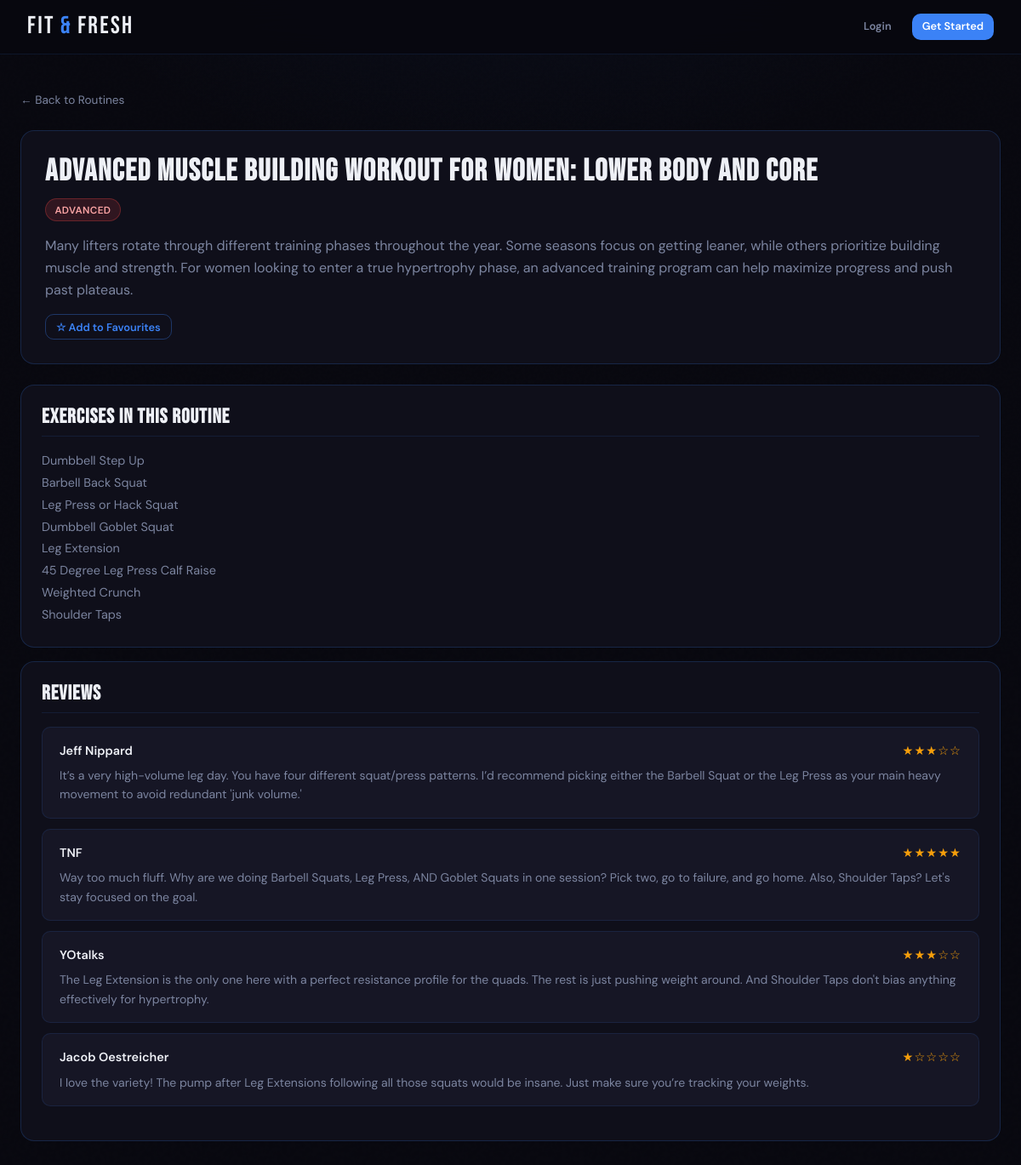
/workout-routines/1, run on an earlier commit of the app's database.
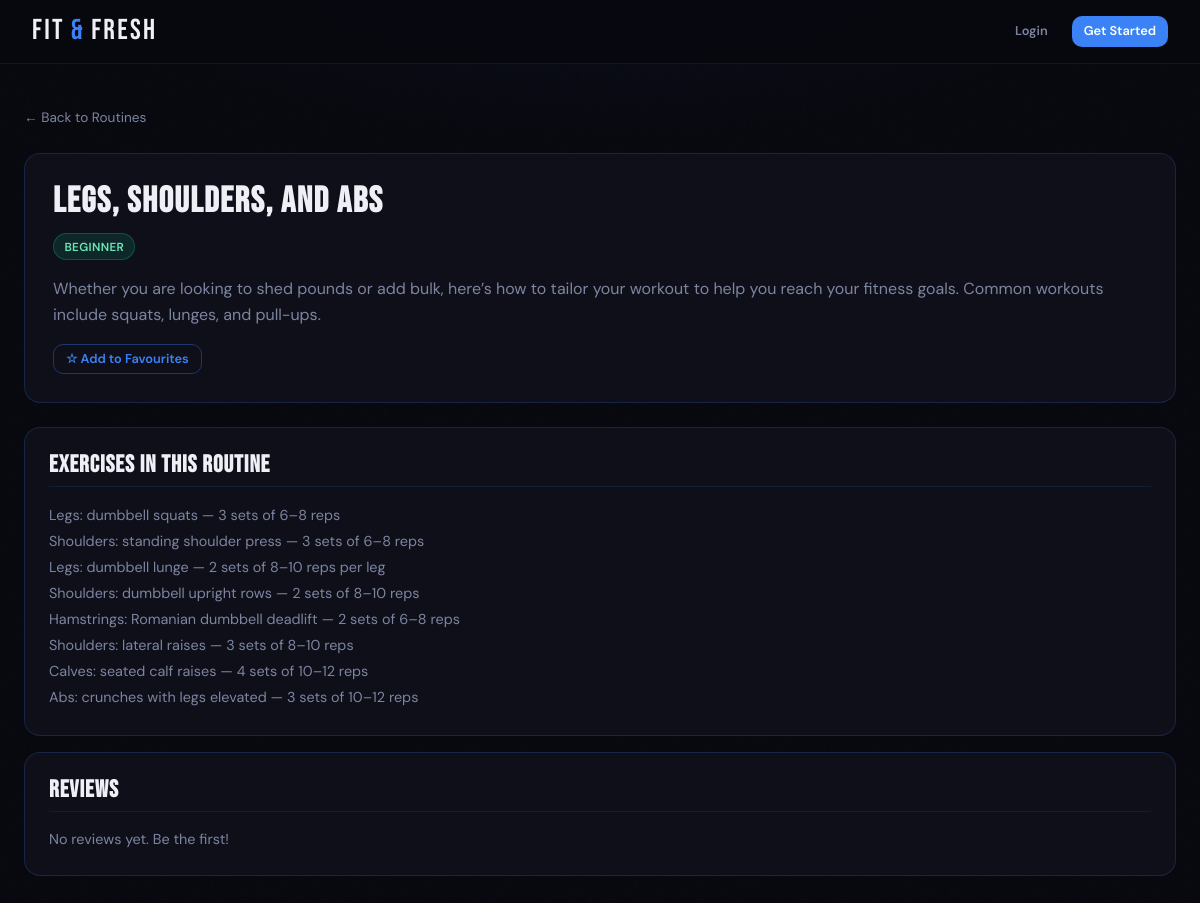
And on a later commit of the database.
### tables this page shows
CREATE TABLE workout_routine (id INTEGER PRIMARY KEY AUTOINCREMENT, name TEXT NOT NULL, description TEXT NOT NULL, difficulty TEXT, exercises_list TEXT NOT NULL, trainer_id INTEGER NOT NULL, FOREIGN KEY (trainer_id) REFERENCES user(id));

CREATE TABLE review_routine (id INTEGER PRIMARY KEY AUTOINCREMENT, user_id INTEGER NOT NULL, routine_id INTEGER NOT NULL, rating INTEGER NOT NULL, comment TEXT, created_at TEXT NOT NULL DEFAULT (DATETIME('now')), FOREIGN KEY (user_id) REFERENCES user(id), FOREIGN KEY (routine_id) REFERENCES workout_routine(id), UNIQUE (user_id, routine_id));

CREATE TABLE user (id INTEGER PRIMARY KEY AUTOINCREMENT, username TEXT NOT NULL UNIQUE, password_hash TEXT NOT NULL, role TEXT NOT NULL);

### App.py (the view)
@app.route("/workout-routines/<int:routine_id>")
def routine_detail(routine_id):
    conn = get_db()
    routine = conn.execute("SELECT * FROM workout_routine WHERE id = ?", (routine_id,)).fetchone()
    if not routine:
        conn.close()
        return "Routine not found", 404
    reviews = conn.execute("SELECT review_routine.*, user.username FROM review_routine JOIN user ON review_routine.user_id = user.id WHERE review_routine.routine_id = ?", (routine_id,)).fetchall()
    is_favourite = False
    if "user_id" in session:
        fav = conn.execute("SELECT id FROM favourite_routine WHERE user_id = ? AND routine_id = ?", (session["user_id"], routine_id)).fetchone()
        is_favourite = fav is not None
    conn.close()
    return render_template("workout_routine_detail.html", routine=routine, is_favourite=is_favourite, reviews=reviews)

### DB_Models.py (called while the page is built)
def get_db():
    os.makedirs(os.path.dirname(DB_PATH), exist_ok = True) #Creates the instance folder if it doesn't exist
    conn = sqlite3.connect(DB_PATH) #Connects to the database file
    conn.row_factory = sqlite3.Row #Allows columns to be accessed by name instead of index
    conn.execute("PRAGMA foreign_keys = ON") #Enforces foreign key constraints
    return conn

### templates/workout_routine_detail.html (shortened to what this page needs)
{% extends "base.html" %}
{% block content %}
<div class="page">
    <a href="{{ url_for('workout_routines') }}" class="back-link">← Back to Routines</a>
    <div class="detail-hero">
        <div class="detail-hero-body">
            <h2>{{ routine.name }}</h2>
            <div class="detail-meta">
                {% if routine.difficulty == "Beginner" %}
                    <span class="badge badge-beginner">{{ routine.difficulty }}</span>
                {% elif routine.difficulty == "Intermediate" %}
                    <span class="badge badge-intermediate">{{ routine.difficulty }}</span>
                {% else %}
                    <span class="badge badge-advanced">{{ routine.difficulty }}</span>
                {% endif %}
            </div>
            <p>{{ routine.description }}</p>
            <form action="{{ url_for('toggle_favourite_workout_routine', routine_id=routine.id) }}" method="POST" class="fav-form" style="margin-top:1rem;">
                {% if is_favourite %}
                <button type="submit" class="btn btn-fav-active btn-sm">★ Remove Favourite</button>
                {% else %}
                <button type="submit" class="btn btn-outline btn-sm">☆ Add to Favourites</button>
                {% endif %}
            </form>
        </div>
    </div>
    <div class="detail-section">
        <h3>Exercises in This Routine</h3>
        <p class="exercises-list">{{ routine.exercises_list }}</p>
    </div>
    <div class="detail-section">
        <h3>Reviews</h3>
        {% if reviews %}
        <div class="reviews-list">
            {% for review in reviews %}
            <div class="review-card">
                <div class="review-header">
                    <span class="review-author">{{ review["username"] }}</span>
                    <span class="review-stars">{{ "★" * review["rating"] }}{{ "☆" * (5 - review["rating"]) }}</span>
                </div>
                <p class="review-comment">{{ review["comment"] }}</p>
            </div>
            {% endfor %}
        </div>
        {% else %}
        <p style="color:var(--text-muted);font-size:0.9rem;">No reviews yet. Be the first!</p>
        {% endif %}
    </div>
</div>
{% endblock %}

### templates/base.html (shortened to what this page needs)
<!DOCTYPE html>
<html lang="en">
    <head>
        <link rel="stylesheet" href="{{ url_for('static', filename='style.css') }}">
    </head>
    <body>
        <nav class="navbar">
            <a href="/" class="navbar-logo">FIT<span>&</span>FRESH</a>
            {% if session.user_id %}
            <ul class="navbar-links">
                <li><a href="/exercises">Exercises</a></li>
                <li><a href="/meal-plans">Meal Plans</a></li>
                <li><a href="/workout-routines">Routines</a></li>
                <li><a href="/view-favourites">Favourites</a></li>
                {% if session.role == "gym_goer" %}
                <li><a href="/gym-goer-dashboard">Dashboard</a></li>
                {% else %}
                <li><a href="/personal-trainer-dashboard">Dashboard</a></li>
                {% endif %}
            </ul>
            <div class="navbar-right">
                <a href="/logout" class="btn btn-outline btn-sm">Logout</a>
            </div>
            {% else %}
            <div class="navbar-right">
                <a href="/login" class="btn btn-ghost btn-sm">Login</a>
                <a href="/register" class="btn btn-primary btn-sm">Get Started</a>
            </div>
            {% endif %}
        </nav>
        {% block content %}{% endblock %}
    </body>
</html>

### static/style.css (style rules this page uses)
:root { --bg: #08080f; --bg-card: #0f0f1a; --bg-raised: #161625; --bg-input: #111120; --accent: #3b82f6; --accent-dim: #1d4ed8; --accent-glow: rgba(59,130,246,0.18); --accent-line: rgba(59,130,246,0.35); --text: #eef0f6; --text-muted: #7c85a0; --text-dim: #3a3f55; --border: rgba(59,130,246,0.12); --border-card: rgba(59,130,246,0.20); --success: #10b981; --danger: #ef4444; --warning: #f59e0b; --radius: 10px; --radius-lg: 16px; --nav-h: 64px; }
*, *::before, *::after { box-sizing: border-box; margin: 0; padding: 0; }
html { scroll-behavior: smooth; }
body { font-family: 'DM Sans', sans-serif; background: var(--bg); color: var(--text); min-height: 100vh; line-height: 1.6; background-image: radial-gradient(ellipse 80% 50% at 50% -20%, rgba(59,130,246,0.08) 0%, transparent 70%); }
body::before { content: ''; position: fixed; inset: 0; pointer-events: none; z-index: 0; opacity: 0.4; }
h1, h2, h3 { font-family: 'Bebas Neue', sans-serif; letter-spacing: 0.04em; line-height: 1.1; }
h2 { font-size: clamp(1.6rem, 3vw, 2.4rem); }
h3 { font-size: clamp(1.2rem, 2vw, 1.6rem); }
a { color: var(--accent); text-decoration: none; transition: color .2s; }
p { color: var(--text-muted); }
.navbar { position: sticky; top: 0; z-index: 100; height: var(--nav-h); display: flex; align-items: center; justify-content: space-between; padding: 0 2rem; background: rgba(8,8,15,0.85); backdrop-filter: blur(20px); -webkit-backdrop-filter: blur(20px); border-bottom: 1px solid var(--border); }
.navbar-logo { font-family: 'Bebas Neue', sans-serif; font-size: 1.8rem; letter-spacing: 0.08em; color: var(--text) !important; display: flex; align-items: center; gap: 6px; }
.navbar-logo span { color: var(--accent); }
.navbar-right { display: flex; align-items: center; gap: 0.75rem; }
.page { position: relative; z-index: 1; max-width: 1200px; margin: 0 auto; padding: 2.5rem 1.5rem 4rem; }
.badge { display: inline-block; padding: 0.2rem 0.65rem; border-radius: 99px; font-size: 0.73rem; font-weight: 600; letter-spacing: 0.03em; text-transform: uppercase; }
.badge-beginner { background: rgba(16,185,129,0.15); color: #6ee7b7; border: 1px solid rgba(16,185,129,0.3); }
.btn { display: inline-flex; align-items: center; gap: 0.4rem; padding: 0.6rem 1.25rem; border-radius: var(--radius); font-family: 'DM Sans', sans-serif; font-size: 0.9rem; font-weight: 600; cursor: pointer; border: none; transition: all .2s; text-decoration: none !important; white-space: nowrap; }
.btn-primary { background: var(--accent); color: #fff; }
.btn-outline { background: transparent; color: var(--accent); border: 1px solid var(--accent-line); }
.btn-ghost { background: transparent; color: var(--text-muted); }
.btn-sm { padding: 0.35rem 0.75rem; font-size: 0.8rem; }
.detail-hero { background: var(--bg-card); border: 1px solid var(--border-card); border-radius: var(--radius-lg); overflow: hidden; margin-bottom: 1.5rem; }
.detail-hero-body { padding: 1.75rem; }
.detail-meta { display: flex; flex-wrap: wrap; gap: 0.5rem; margin: 0.75rem 0 1rem; }
.detail-section { background: var(--bg-card); border: 1px solid var(--border-card); border-radius: var(--radius-lg); padding: 1.5rem; margin-bottom: 1rem; }
.detail-section h3 { color: var(--text); margin-bottom: 1rem; padding-bottom: 0.5rem; border-bottom: 1px solid var(--border); }
.exercises-list { white-space: pre-wrap; color: var(--text-muted); font-size: 0.9rem; line-height: 1.8; }
.fav-form { margin-top: 0.5rem; }
.back-link { display: inline-flex; align-items: center; gap: 0.4rem; font-size: 0.85rem; color: var(--text-muted) !important; margin-bottom: 1.5rem; transition: color .2s; }

What changed in the data, as far as the page shows it:
removed review_routine: username "Jeff Nippard", rating "★★★", rating "☆☆", comment "It’s a very high-volume leg day. You have four different squat/press patterns. I’d recommend picking either the Barbell Squat or the Leg Press as your main heavy movement to avoid redundant 'junk volume.'"
removed review_routine: username "TNF", rating "★★★★★", comment "Way too much fluff. Why are we doing Barbell Squats, Leg Press, AND Goblet Squats in one session? Pick two, go to failure, and go home. Also, Shoulder Taps? Let's stay focused on the goal."
removed review_routine: username "YOtalks", rating "★★★", rating "☆☆", comment "The Leg Extension is the only one here with a perfect resistance profile for the quads. The rest is just pushing weight around. And Shoulder Taps don't bias anything effectively for hypertrophy."
removed review_routine: username "Jacob Oestreicher", rating "★", rating "☆☆☆☆", comment "I love the variety! The pump after Leg Extensions following all those squats would be insane. Just make sure you’re tracking your weights."
changed workout_routine: name "Advanced Muscle Building Workout for Women: LOWER BODY AND CORE" → "Legs, shoulders, and abs"; description "Many lifters rotate through different training phases throughout the year. Some seasons focus on getting leaner, while others prioritize building muscle and strength. For women looking to enter a true hypertrophy phase, an advanced training program can help maximize progress and push past plateaus." → "Whether you are looking to shed pounds or add bulk, here’s how to tailor your workout to help you reach your fitness goals. Common workouts include squats, lunges, and pull-ups."; exercises_list "Dumbbell Step Up Barbell Back Squat Leg Press or Hack Squat Dumbbell Goblet Squat Leg Extension 45 Degree Leg Press Calf Raise Weighted Crunch Shoulder Taps" → "Legs: dumbbell squats — 3 sets of 6–8 reps Shoulders: standing shoulder press — 3 sets of 6–8 reps Legs: dumbbell lunge — 2 sets of 8–10 reps per leg Shoulders: dumbbell upright rows — 2 sets of 8–10 reps Hamstrings: Romanian dumbbell deadlift — 2 sets of 6–8 reps Shoulders: lateral raises — 3 sets of 8–10 reps Calves: seated calf raises — 4 sets of 10–12 reps Abs: crunches with legs elevated — 3 sets of 10–12 reps"; difficulty "ADVANCED" → "BEGINNER"
Also different on the page:
text now shown: "No reviews yet. Be the first!"
